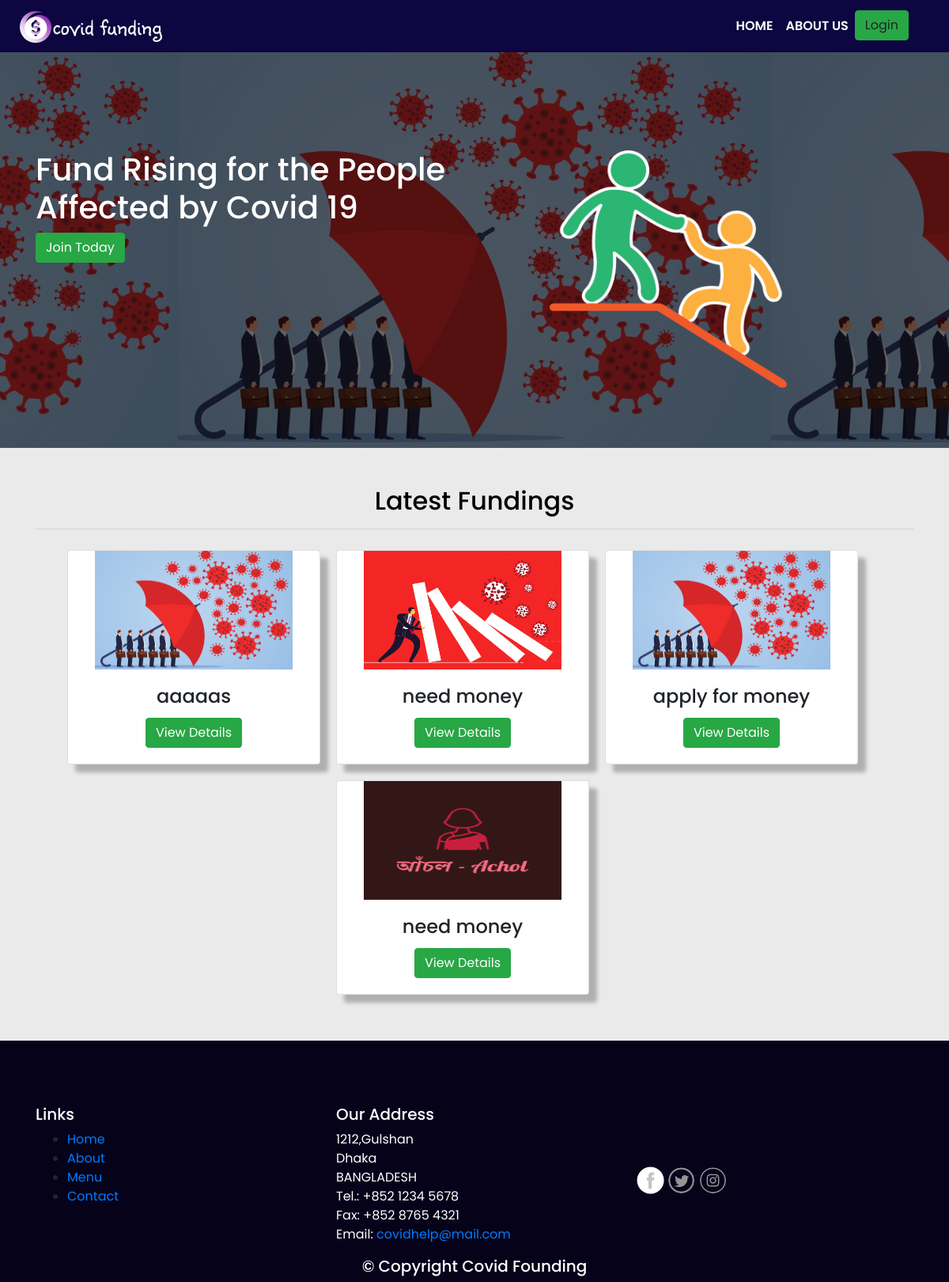
The page / on the database its author committed.
### tables this page shows
CREATE TABLE `posts` (
  `post_id` int(11) NOT NULL,
  `post_title` varchar(500) NOT NULL,
  `post_amount` varchar(50) NOT NULL,
  `post_details` varchar(1200) NOT NULL,
  `post_pic1` varchar(500) NOT NULL,
  `post_pic2` varchar(500) NOT NULL,
  `user_id` int(11) NOT NULL,
  `user_name` varchar(55) NOT NULL,
  `post_date` varchar(100) NOT NULL,
  `getamount` double NOT NULL
);

### index.php (the view, shortened to what this page needs)
<!DOCTYPE html>
<html lang="en">
<head>
    <link rel="stylesheet" href="./assets/css/bootstrap.min.css">
    <link rel="stylesheet" href="./assets/css/style.css">
    <link rel="stylesheet" href="./assets/css/font-awesome.min.css">
    <link rel="stylesheet" href="./assets/css/font-awesome.css">
    <link rel="stylesheet" href="path/to/font-awesome/css/font-awesome.min.css">
</head>
<body>
    <header class="header-menu">
      <nav class="navbar navbar-expand-lg navbar-light sticky">
      <img src="./assets/images/xxx.png">
          <div class="collapse navbar-collapse" id="navbarSupportedContent">
            <ul class="navbar-nav">
              <li class="nav-item">
                <a class="nav-link" href="index.php">Home</a>
              </li>
              <li class="nav-item">
                <a class="nav-link" href="about.php">About Us</a>
              </li>
              <li class="nav-item">
                  <a class="btn btn-success" data-toggle="modal" data-target="#loginModal">Login</a>
                </li>
            </ul>
          </div>
        </nav>
    </header>
      <section class="about">
          <div class="about-text-area">
            <div class="container ">
              <div class="row">
              <div class="col-md-6">
              <h1>Fund Rising for the People Affected by Covid 19</h1>
              <a href="registration.php" class="btn btn-success">Join Today</a>
            </div>
            <div class="col-md-6">
              <img src="./assets/images/kindpng_1272363.png" width="300px" height="300px">
            </div>
            </div>
          </div>
		</div>
    </section>
    <section class="feature-funds">
        <div class="container">
            <div class="feature-funds-title">
                <center>
                    <h2>Latest Fundings</h2>
                </center>
            </div>
            <hr>
            <center>
            <div class="row mr-auto cardrow" aling="center">
            <div>
                <div class="row mr-auto cardrow" aling="center">
                <?php
            include('./config/dbconn.php');
$query = "SELECT * FROM posts ORDER BY post_id ASC ";
$result = mysqli_query($dbconn,$query);
while($res = mysqli_fetch_array($result)) {
?>
                  <div class="card postcard" style="width:320px">
                  <center>
                  <?php if($res['post_pic1'] != ""): ?>
            <img  src="./uploads/<?php echo $res['post_pic1']; ?>" width="250px" height="150px" aling="center"  alt="Card image">
            <?php else: ?>
            <img src="..uploads/default.jpg" width="300px" height="200px" aling="center">
            <?php endif; ?>
                    <div class="card-body">
                      <h4 class="card-title"><?php echo $res['post_title'] ?></h4>
                      <a href="registration.php" class="btn btn-success">View Details</a>
                    </div>
                  </div>
                  <?php } ?>
            </div>
        </div>
        </center>
        </div>
    </section>
    <?php include('./footer.php');  ?>
</body>
</html>

### footer.php
<footer class="foot">
<hr>
    <div class="container">
        <div class="row">
            <div class="col-4 col-sm-4">
                <h5>Links</h5>
                <ul>
                    <li><a href="#">Home</a></li>
                    <li><a href="#">About</a></li>
                    <li><a href="#">Menu</a></li>
                    <li><a href="#">Contact</a></li>
                </ul>
            </div>
            <div class="col-8 col-sm-4">
                <h5>Our Address</h5>
                <address class="address-text">
             1212,Gulshan<br>
              Dhaka<br>
              BANGLADESH<br>
              Tel.: +852 1234 5678<br>
              Fax: +852 8765 4321<br>
              Email: <a href="mailto:badhon@mail.com">covidhelp@mail.com</a>
           </address>
            </div>
            <div class=" col-sm-4 my-auto">
                <div >
               <img href="#" src="./assets/images/fb.png" width="35px">
               <img href="#" src="./assets/images/twi.png" width="35px">
               <img href="#" src="./assets/images/insta.png" width="35px">
                </div>
            </div>
       </div>
       <div class="row justify-content-center">
            <div class="col-auto">
                <h5>© Copyright Covid Founding</h5>
            </div>
       </div>
    </div>
</footer>

### assets/css/style.css (style rules this page uses)
* { font-family: 'Poppins',sans-serif; }
.navbar { background-color: #0D0640; }
.navbar-nav .nav-item .nav-link { color: white; }
.header-menu .navbar-nav { padding: 5px 35px; }
.header-menu .nav-link { text-transform: uppercase; font-weight: 600; }
.about { height: 500px; background-image: url(../images/fundbackpic.jpg); background-size: contain; background-position: center; box-shadow: inset 0 0 0 1000px rgba(0,0,0,.6); display: flex; flex-direction: column; padding-top: 3em; }
.about-text-area { margin-top: auto; margin-bottom: auto; }
.about-text-area h1 { color: white; }
.about img { margin-left: 80px; }
.feature-funds { padding-top: 3em; padding-bottom: 3em; background-color: #EAEAEA; }
.feature-funds h2 { color: black; }
.postcard { -webkit-box-shadow: 10px 10px 5px 0px rgba(0,0,0,0.25); -moz-box-shadow: 10px 10px 5px 0px rgba(0,0,0,0.25); box-shadow: 10px 10px 5px 0px rgba(0,0,0,0.25); }
.foot { background: #0D0640; box-shadow: inset 0 0 0 1000px rgba(0,0,0,.6); padding-top: 3em; }
.foot h5 { color: white; }
.address-text { color: white; }
.cardrow { justify-content: center; }
.card { margin: 10px; }

### rows shown on the page
posts: post_pic1 (picture), post_title "aaaaas"
posts: post_pic1 (picture), post_title "need money"
posts: post_pic1 (picture), post_title "apply for money"
posts: post_pic1 (picture), post_title "need money"
